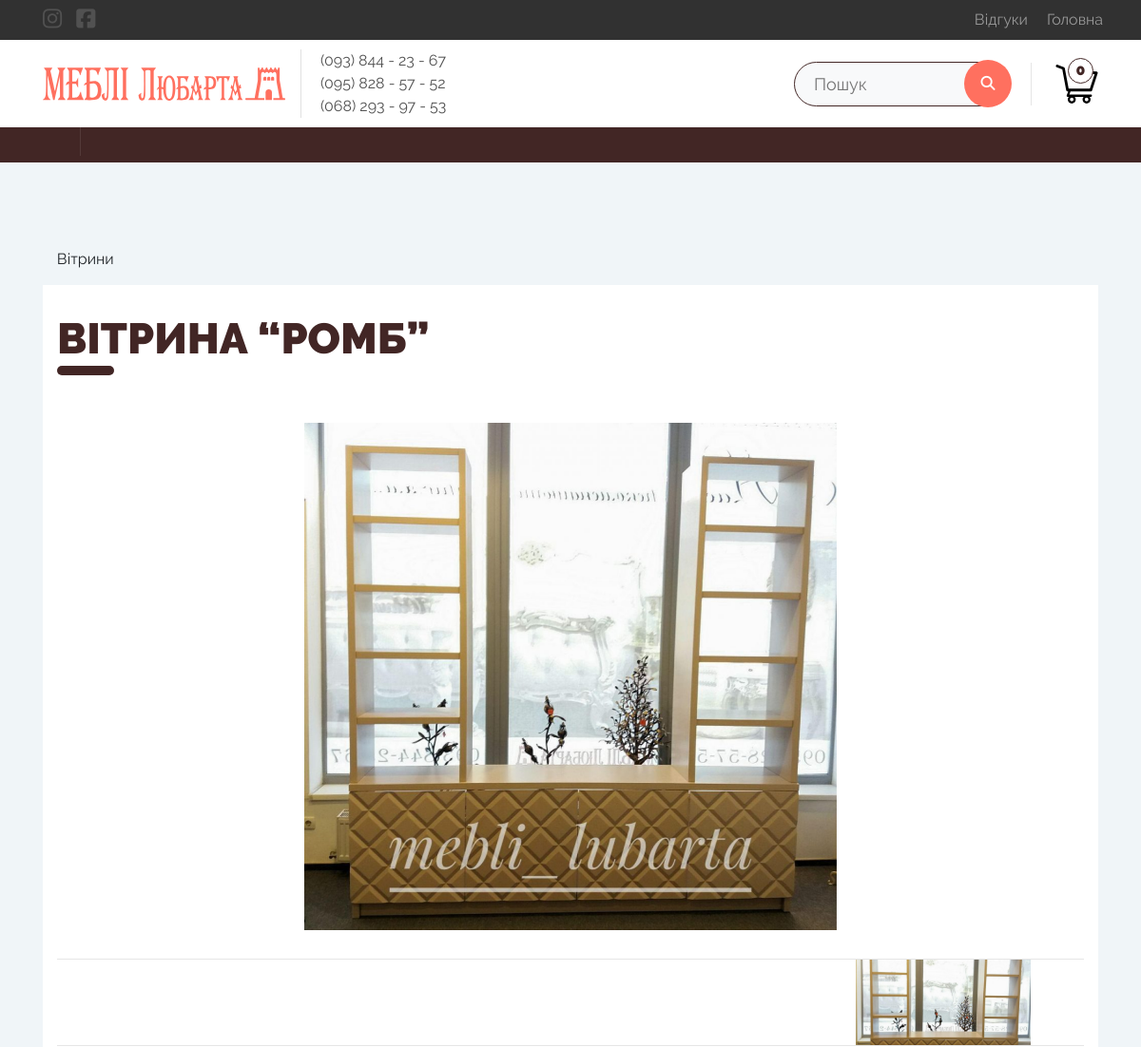
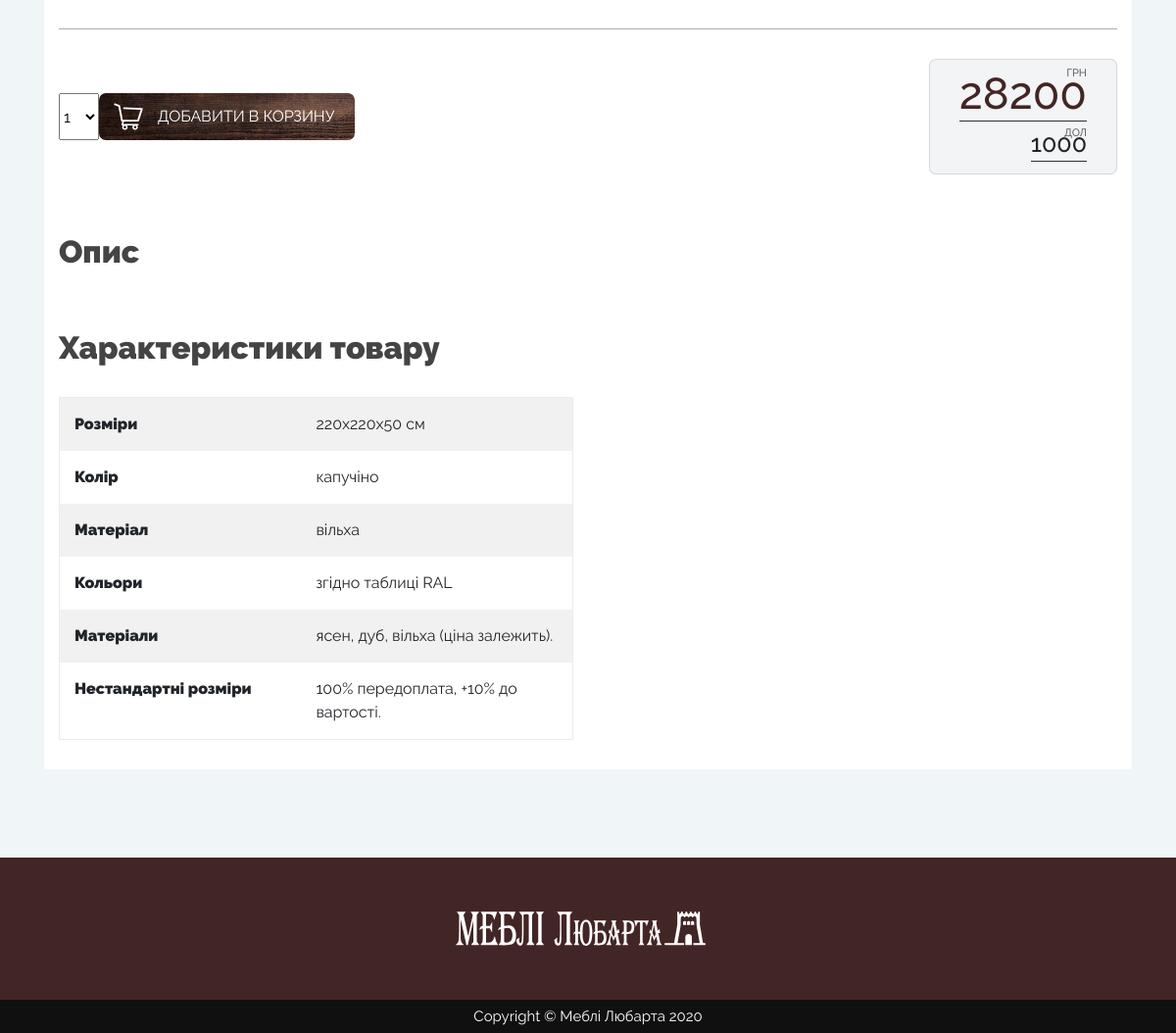
The app's page /4/vitrina-romb/ with its own data (2 pictures, top to bottom).
### shop/models.py (models this page shows, shortened)
class Post(models.Model):
    title = models.CharField(max_length=250)
    slug = models.SlugField(max_length=250)
    created = models.DateTimeField(auto_now_add=True)
    updated = models.DateTimeField(auto_now=True)
    def get_absolute_url(self):
        return reverse('shop:post_detail', kwargs={
            'slug': self.slug,
            'id': self.id
            })

class Product(models.Model):
    category = TreeForeignKey(Category, related_name='products', verbose_name="Категорія", on_delete=models.CASCADE)
    name = models.CharField(max_length=200, db_index=True, verbose_name="Назва")
    slug = models.SlugField(max_length=200, db_index=True)
    image = models.ImageField(upload_to='products/%Y/%m/%d/', blank=True, verbose_name="Головне зображення товару")
    description = RichTextField(blank=True, verbose_name="Опис", max_length=1000,)
    price = models.DecimalField(decimal_places=0, db_index=False, max_digits=10, verbose_name="Ціна в доларах")
    created = models.DateTimeField(auto_now_add=True, verbose_name="Опубліковано")
    updated = models.DateTimeField(auto_now=True, verbose_name="Оновлено")
    video = EmbedVideoField(null=True, blank=True, verbose_name='Посилання на відео')
    slider = models.BooleanField(default=False, verbose_name="Слайдер")
    available = models.BooleanField(default=True, verbose_name="Показувати на сайті (Товар)")
    class Meta:
        verbose_name = 'Товар'
        verbose_name_plural = 'Товари'
        ordering = ['name']
        index_together = [
            ['id', 'slug']
        ]

class Category(MPTTModel):
    parent = TreeForeignKey('self', on_delete=models.CASCADE, null=True, blank=True, related_name='children')
    name = models.CharField(max_length=200, db_index=True, verbose_name="Імя категорії")
    slug = models.SlugField(max_length=200, db_index=True, unique=True)
    image = models.ImageField(upload_to='categories/%Y/%m/%d/', blank=True, verbose_name="Зображення категорії")
    slider = models.BooleanField(default=False, verbose_name="Слайдер")
    created = models.DateTimeField(default=datetime.now)
    class Meta:
        ordering = ['name']
        verbose_name = 'Категорія'
        verbose_name_plural = 'Категорії'
    class MPTTMeta:
        order_insertion_by = ['name']
    def __str__(self):
        return self.name

class Dollar(models.Model):
    name = models.CharField(max_length=30)
    num = models.FloatField(verbose_name="Курс валют")
    class Meta:
        verbose_name = 'Курс доллару'
        verbose_name_plural = 'Курс доллару'

class Table(models.Model):
    name = models.CharField(max_length=200, db_index=True, verbose_name="Текст")
    znachenn = models.CharField(max_length=200, db_index=True, verbose_name="Значення")
    product = models.ForeignKey(Product, on_delete=models.CASCADE, related_name='table')

### shop/views.py (the view)
# urls.py: url(r'^(?P<id>\d+)/(?P<slug>[-\w]+)/$', views.ProductDetail, name='ProductDetail'),
def ProductDetail(request, id, slug):
    dollar = Dollar.objects.get(id=1)
    category = None
    categories = Category.objects.all()
    product = get_object_or_404(Product, id=id, slug=slug, available=True)
    cart_product_form = CartAddProductForm()
    gallery = Gallery.objects.all()
    table =  Table.objects.all()
    posts = Post.objects.filter(id=1)
    return render(request, 'shop/product/detail.html',
                             {
                                'category': category,
                                'categories': categories,
                                'product': product,
                                'gallery': gallery,
                                'table': table,
                                'posts': posts,
                                'dollar': dollar,
                                'cart_product_form': cart_product_form})

### cart/forms.py
class CartAddProductForm(forms.Form):
    quantity = forms.TypedChoiceField(choices=PRODUCT_QUANTITY_CHOICES, coerce=int)
    update = forms.BooleanField(required=False, initial=False, widget=forms.HiddenInput)

### cart/cart.py (called while the page is built)
    def __len__(self):
        return sum(item['quantity'] for item in self.cart.values())

### cart/context_processors.py (called while the page is built)
def cart(request):
    return {'cart': Cart(request)}

### shop/templates/shop/product/detail.html (shortened to what this page needs)
{% extends "shop/base.html" %}
{% load static %}
{% load embed_video_tags %}
{% load thumbnail %}
{% load mathfilters %}
{% block content %}
	<div class="container">
		<div class="bdr">{{ product.category }}</div>
		<div class="row bgw">
			<div class="col-sm-12 sliderpic">
				<h2 class="h2">{% block title %}{{ product.name }}{% endblock %}</h2>
				<div class="slider_for slick-slider">
					<div>
						<img src="{% if product.image %}{{ product.image.url }}{% else %}{% static 'img/no-image.jpg'%}{% endif %}">
					</div>
				</div>
				<div class="slider_nav slick-slider">
					<div>
						{% thumbnail product.image "250x120" crop="center" as im %}
							{% if product.image %}<img src="{{ im.url }}" width="{{ im.width }}" height="{{ im.height }}">{% else %}{% static 'img/no-image.jpg'%}{% endif %}
						{% endthumbnail %}
					</div>
				</div>
			</div>
			<div class="col-sm-12 product_r_wrapper">
				<div class="price_and_button">
					<form action="{% url 'cart:CartAdd' product.id %}" method="post">
						{{ cart_product_form }}
						<input class="add_to_cart button" type="submit" value="Добавити в корзину">
					</form>
					<div class="price_wrapper price_wrapper_detail">
						<p class="price_usd">{{ product.price }}</p>
						<p class="price_uah">{{ product.price|mul:dollar.num | floatformat:"0" }}</p>
					</div>
				</div>
				<div class="prod_description">
					<h2 class="">Опис</h2>
				</div>
				<div class="video_table">
					{% if product.table.all %}
						<div class="rb_main">
							<h2>Характеристики товару</h2>
							<div class="rable_zn_wrapper">
								{% for z in product.table.all %}
									<div class="table_zn">
										<span class="tb_l">{{ z.name }}</span>
										<span class="tb_r">{{ z.znachenn }}</span>
									</div>
								{% endfor %}
							</div>
						</div>
					{% endif %}
				</div>
			</div>
		</div>
	</div>
{% endblock %}

### shop/templates/shop/base.html (shortened to what this page needs)
{% load static %}
{% load mptt_tags %}
{% load thumbnail %}
{% load mathfilters %}
<!DOCTYPE html>
<html lang="uk">
<head>
  <link rel="stylesheet" href="https://stackpath.bootstrapcdn.com/bootstrap/4.3.1/css/bootstrap.min.css">
  <link rel="stylesheet" href="{% static 'css/slick.css' %}">
  <link rel="stylesheet" href="{% static 'css/bootstrap.min.css' %}">
  <link rel="stylesheet" href="{% static 'css/style.css' %}">
</head>
<body>
<div class="top_hedline">
    <div class="container">
      <div class="row">
        <div class="top_wrapper">
          <ul class="socials">
            <li>
              <a target="_blank" href="https://www.instagram.com/mebli_lubarta/">
                <i class="fab fa-instagram"></i>
              </a>
            </li>
            <li>
              <a target="_blank" href="https://www.facebook.com/meblilubarta/">
                <i class="fab fa-facebook-square"></i>
              </a>
            </li>
          </ul>
          <ul class="top_item_wr">
			{% for p in posts %}
				<li><a href="{{ p.get_absolute_url }}">{{ p.title}}</a></li>
			{% endfor %}
            <li><a href="/">Головна</a></li>
          </ul>
        </div>
      </div>
    </div>
</div>
<div class="logo-section">
	<div class="container">
		<div class="row">
			<div class="logo_wrapper">
				<div class="logo">
					<a class="navbar-brand" href="/"><img src="{% static 'img/meblilubarta_logo.svg' %}" alt=""></a>
				</div>
				<div class="numb">
					<ul>
						<li><a href="tel:0938442367">(093) 844 - 23 - 67</a></li>
						<li><a href="tel:0958285752">(095) 828 - 57 - 52</a></li>
						<li><a href="tel:0682939753">(068) 293 - 97 - 53</a></li>
					</ul>
				</div>
			</div>
			<div class="right_wr">
				<div class="search-box">
					<form action="{% url 'shop:search_results' %}" method="GET">
						<input type="text" placeholder="Пошук" class="input" name="q" aria-lebel="Search">
						<button class="butn" type="submit">
							<i class="fa fa-search" aria-hidden="true"></i>
						</button>
					</form>
				 </div>
				<div class="cart">
					{% with total_items=cart|length %}
						{% if cart|length > 0 %}
						<a class="cart_l" href="{% url 'cart:CartDetail' %}">
							<img src="{% static 'img/cart.svg' %}" alt="">
							<span class="badge" id='cart_count'>{{ total_items }}</span>
							<div class="tipcart">
									<span>Корзина на суму:</span>
								<div class="price_wrapper">
									<p class="price_uah">{{ cart.get_total_price }}</p>
								</div>
							</div>
						</a>
						{% else %}
							<img src="{% static 'img/cart.svg' %}" alt="">
							<span class="badge" id='cart_count'>{{ total_items }}</span>
						{% endif %}
					{% endwith %}
				</div>
			</div>
		</div>
	</div>
</div>
<div class="nav">
	<div class="container">
		<ul class="navigation">
			{% recursetree categories %}
				<li>
					<a href="{{ node.get_absolute_url }}">
					</a>
				</li>
			{% endrecursetree %}
		</ul>
	</div>
</div>
<div class="content">
<div class="container">
	{% block content %}{% endblock %}
	</div>
</div>
<footer class="">
	<div class="container">
		<div class="foo_wrapper">
			<div class="logo">
				<a class="navbar-brand" href="/">
					<img src="{% static 'img/meblilubarta_logo_white.svg' %}" alt="">
				</a>
			</div>
		</div>
		</div>
	<p class="copyright">Copyright &copy; Меблі Любарта {% now “Y” %}</p>
</footer>
</body>
</html>

### records on screen
Post: title "Відгуки"
Product: category "Вітрини", name "ВІТРИНА “РОМБ”", image (picture), price "1000", price|mul "28200"
Table: name "Розміри", znachenn "220х220х50 см"
Table: name "Колір", znachenn "капучіно"
Table: name "Матеріал", znachenn "вільха"
Table: name "Кольори", znachenn "згідно таблиці RAL"
Table: name "Матеріали", znachenn "ясен, дуб, вільха (ціна залежить)."
Table: name "Нестандартні розміри", znachenn "100% передоплата, +10% до вартості."

### other values on screen
{{ total_items }} "0"
